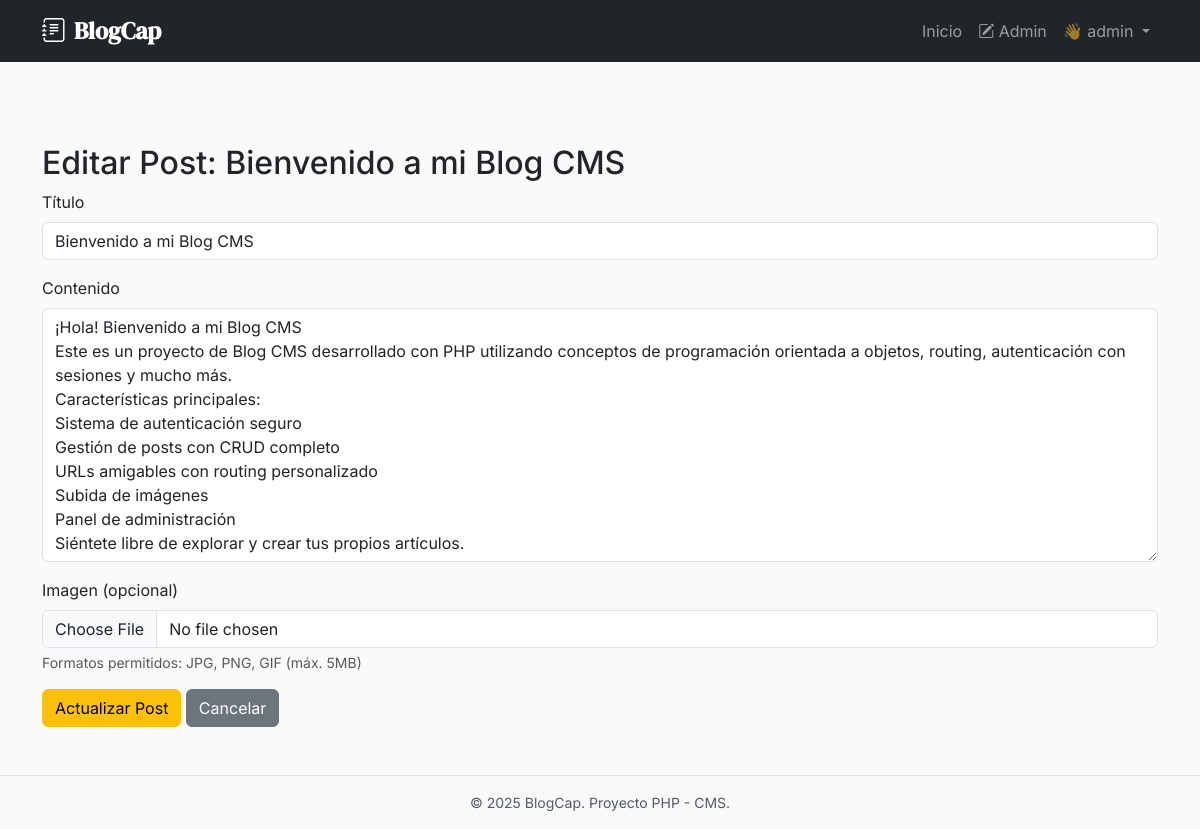
Page /ProyectoPHP/public/admin/posts/1/edit (signed in) on the committed database.
### tables this page shows
CREATE TABLE IF NOT EXISTS `posts` (
  `id` int(11) NOT NULL AUTO_INCREMENT,
  `user_id` int(11) NOT NULL,
  `title` varchar(255) NOT NULL,
  `slug` varchar(255) NOT NULL UNIQUE,
  `content` text NOT NULL,
  `image_path` varchar(255) DEFAULT NULL,
  `published_at` timestamp DEFAULT CURRENT_TIMESTAMP,
  PRIMARY KEY (`id`),
  FOREIGN KEY (`user_id`) REFERENCES `users`(`id`) ON DELETE CASCADE
);

### src/Controllers/PostController.php (called while the page is built, shortened)
<?php
class PostController
{
    public function edit(int $id): void
    {
        $post = Post::findById($id);
        include __DIR__ . '/../Views/posts/edit.php';
        include __DIR__ . '/../Views/layouts/main.php';
    }
}

### public/index.php (called while the page is built, shortened)
<?php
require_once __DIR__ . '/../src/helpers.php';
$router = new Router();
$router->get('/', [HomeController::class, 'index']);
$router->get('/blog/{slug}', [PostController::class, 'show']);
$router->get('/login', [AuthController::class, 'showLogin']);
$router->post('/login', [AuthController::class, 'login']);
$router->get('/register', [AuthController::class, 'showRegister']);
$router->post('/register', [AuthController::class, 'register']);
$router->get('/logout', [AuthController::class, 'logout']);
if (\App\Core\SessionManager::isLoggedIn()) {
    $router->get('/admin/posts', [PostController::class, 'adminIndex']);
    $router->get('/admin/posts/create', [PostController::class, 'create']);
    $router->post('/admin/posts', [PostController::class, 'store']);
    $router->get('/admin/posts/{id}/edit', [PostController::class, 'edit']);
    $router->post('/admin/posts/{id}', [PostController::class, 'update']);
    $router->post('/admin/posts/{id}/delete', [PostController::class, 'delete']);
}
$uri = parse_url($_SERVER['REQUEST_URI'], PHP_URL_PATH);
$basePath = '/ProyectoPHP/public';
if (strpos($uri, $basePath) === 0) {
    $uri = substr($uri, strlen($basePath));
}
$method = $_SERVER['REQUEST_METHOD'];
$router->dispatch($uri, $method);

### src/Models/Post.php (called while the page is built, shortened)
<?php
class Post
{
    private int $id;
    private string $title;
    private string $content;
    public function __construct(
        int $id,
        int $userId,
        string $title,
        string $slug,
        string $content,
        ?string $imagePath = null,
        string $publishedAt = '',
        string $authorName = ''
    ) {
        $this->id = $id;
        $this->title = $title;
        $this->content = $content;
    }
    public function getId(): int
    {
        return $this->id;
    }
    public function getTitle(): string
    {
        return $this->title;
    }
    public function getContent(): string
    {
        return $this->content;
    }
    public static function findById(int $id): ?self
    {
        $pdo = Database::getConnection();
        $stmt = $pdo->prepare("
            SELECT posts.*, users.username as author_name
            FROM posts
            JOIN users ON posts.user_id = users.id
            WHERE posts.id = :id
            LIMIT 1
        ");
        $stmt->execute(['id' => $id]);
        $data = $stmt->fetch();
        return new self(
            (int)$data['id'],
            (int)$data['user_id'],
            $data['title'],
            $data['slug'],
            $data['content'],
            $data['image_path'],
            $data['published_at'],
            $data['author_name']
        );
    }
}

### src/helpers.php (called while the page is built, shortened)
<?php
function url(string $path): string
{
    $basePath = '/ProyectoPHP/public';
    $path = '/' . ltrim($path, '/');
    if ($path === '/' && $basePath !== '') {
        return $basePath;
    }
    return $basePath . $path;
}

### src/Views/posts/edit.php (the view, shortened to what this page needs)
<div class="container py-5 mt-5">
    <div class="row">
        <div class="col-12">
            <h2>Editar Post: <?= htmlspecialchars($post->getTitle()) ?></h2>
            <form method="POST" action="<?= url('/admin/posts/' . $post->getId()) ?>" enctype="multipart/form-data">
                <div class="mb-3">
                    <label for="title" class="form-label">Título</label>
                    <input type="text" class="form-control" id="title" name="title"
                        value="<?= htmlspecialchars($post->getTitle()) ?>" required maxlength="255">
                </div>
                <div class="mb-3">
                    <label for="content" class="form-label">Contenido</label>
                    <textarea class="form-control" id="content" name="content" rows="10" required><?= htmlspecialchars($post->getContent()) ?></textarea>
                </div>
                <div class="mb-3">
                    <label for="image" class="form-label">Imagen (opcional)</label>
                    <input type="file" class="form-control" id="image" name="image" accept="image/jpeg,image/png,image/gif">
                    <div class="form-text">Formatos permitidos: JPG, PNG, GIF (máx. 5MB)</div>
                </div>
                <button type="submit" class="btn btn-warning">Actualizar Post</button>
                <a href="<?= url('/admin/posts') ?>" class="btn btn-secondary">Cancelar</a>
            </form>
        </div>
    </div>
</div>

### src/Core/Router.php (shortened to what this page needs)
<?php
class Router
{
    private array $routes = [];
    public function get(string $path, $handler): void
    {
        $this->routes['GET'][$path] = $handler;
    }
    public function post(string $path, $handler): void
    {
        $this->routes['POST'][$path] = $handler;
    }
    public function dispatch(string $uri, string $method): void
    {
        $uri = rtrim($uri, '/');
        $uri = $uri === '' ? '/' : $uri;
        if (isset($this->routes[$method])) {
            foreach ($this->routes[$method] as $route => $handler) {
                $regex = '#^' . preg_replace('/\{[^}]+\}/', '([^/]+)', $route) . '$#';
                if (preg_match($regex, $uri, $matches)) {
                    array_shift($matches);
                    $this->executeHandler($handler, $matches);
                    return;
                }
            }
        }
    }
    private function executeHandler($handler, array $params = []): void
    {
        if (is_array($handler) && count($handler) === 2) {
            $controller = new $handler[0]();
            $method = $handler[1];
            call_user_func_array([$controller, $method], $params);
            return;
        }
    }
}

### src/Views/layouts/main.php (style rules this page uses)
:root { --bs-body-font-family: 'Inter', -apple-system, BlinkMacSystemFont, sans-serif; --bs-heading-font-family: 'DM Serif Display', serif; }
body { background-color: #fafafa; }

### rows in the picture
posts: title "Bienvenido a mi Blog CMS", content "¡Hola! Bienvenido a mi Blog CMS Este es un proyecto de Blog CMS desarrollado con PHP utilizando conceptos de programación orientada a objetos, routing, autenticación con sesiones y mucho más. Características principales: Sistema de autenticación seguro Gestión de posts con CRUD completo URLs amigables con routing personalizado Subida de imágenes Panel de administración Siéntete libre de explorar y crear tus propios artículos."
